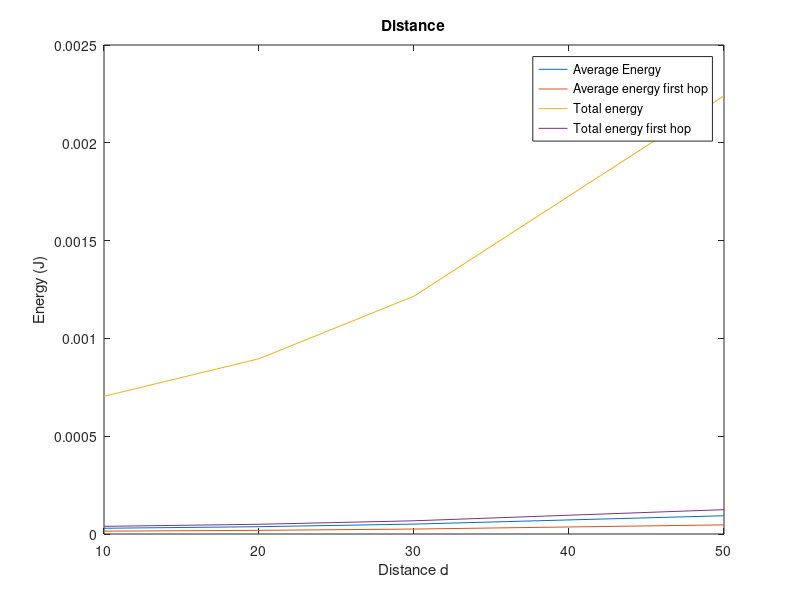
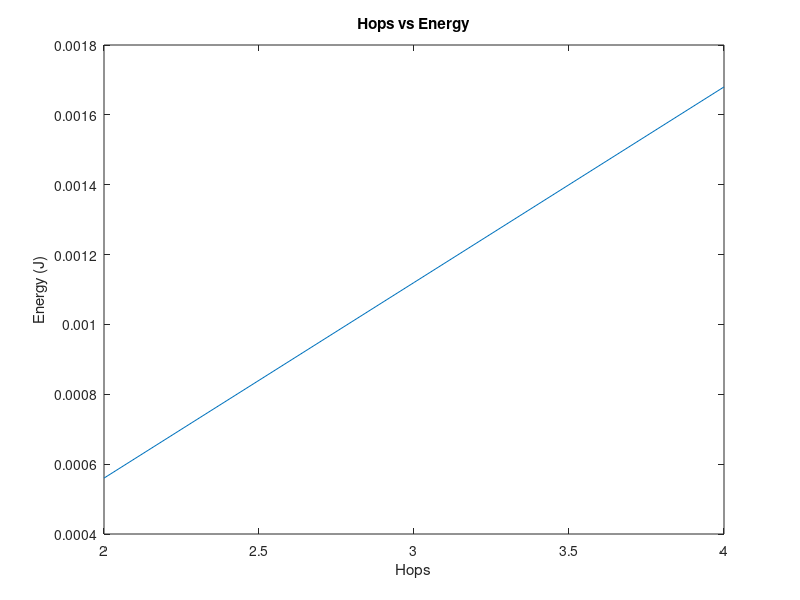

Here is the MATLAB script that generated these plots, in order:
% row -> hops, columns -> distance
dis = [10,20,30,50];
num_hops = 4;
num_nodes = 8;

Eelec = 50*1e-9;
Eda = 0; %5*1e-9;
Eamp = 100*1e-12;
k = 25*8;

trans_energy = zeros(4,8);
rec_energy = zeros(4,8);
tot_energy = zeros(4,8);

toenk = zeros(4,3,8);

average_energy_k = zeros(4,1);
average_energy_first_hop_k = zeros(4,1);
tot_energy_k = zeros(4,1);
tot_energy_fh_k = zeros(4,1);

for ck = 1:4
    k = 25*8;
    d = dis(ck);
    for hops = num_hops:-1:2
        for nodes = 1:num_nodes
            trans_energy(hops,nodes) = k*(Eelec+Eda+Eamp*d^2); % Etx(k,d)
            rec_energy(hops,nodes) = Eelec*k;
            tot_energy(hops, nodes) = trans_energy(hops,nodes) + rec_energy(hops,nodes);
            toenk(ck,hops,nodes) = tot_energy(hops, nodes);
        end
        k = k*(5-hops);
    end
average_energy_k(ck) = sum(sum(tot_energy))/((num_hops-1)*num_nodes);
average_energy_first_hop_k(ck) = sum(sum(tot_energy(2,:)))/(3*num_nodes);
disp('Average energy: ');
disp(average_energy_k(ck));
disp('Average energy first hop: ');
disp(average_energy_first_hop_k(ck));
disp('Total energy: ');
tot_energy_k(ck) = sum(sum(tot_energy));
disp(tot_energy_k(ck));
tot_energy_fh_k(ck) = sum(sum(tot_energy(2,:)))/3;
disp('Total energy first hop: ');
disp(tot_energy_fh_k(ck));
end


figure(1);
plot(dis,average_energy_k);
hold on,
plot(dis,average_energy_first_hop_k);
hold on,
plot(dis,tot_energy_k);
hold on,
plot(dis,tot_energy_fh_k*(1/3));
xlabel('Distance d');
ylabel('Energy (J)');
title('Distance');
legend('Average Energy','Average energy first hop','Total energy', 'Total energy first hop');
tot_energy(2,:) = tot_energy(2,:)/2;
hop_energy = [sum(tot_energy(2,:)),sum(tot_energy(2,:)) + sum(tot_energy(3,:)),...
    sum(tot_energy(2,:))+sum(tot_energy(4,:))+sum(tot_energy(3,:))];

disp('Hop by Hop energy');
disp(hop_energy);
figure(2);
plot([2,3,4],hop_energy);
xlabel('Hops');
ylabel('Energy (J)');
title('Hops vs Energy');